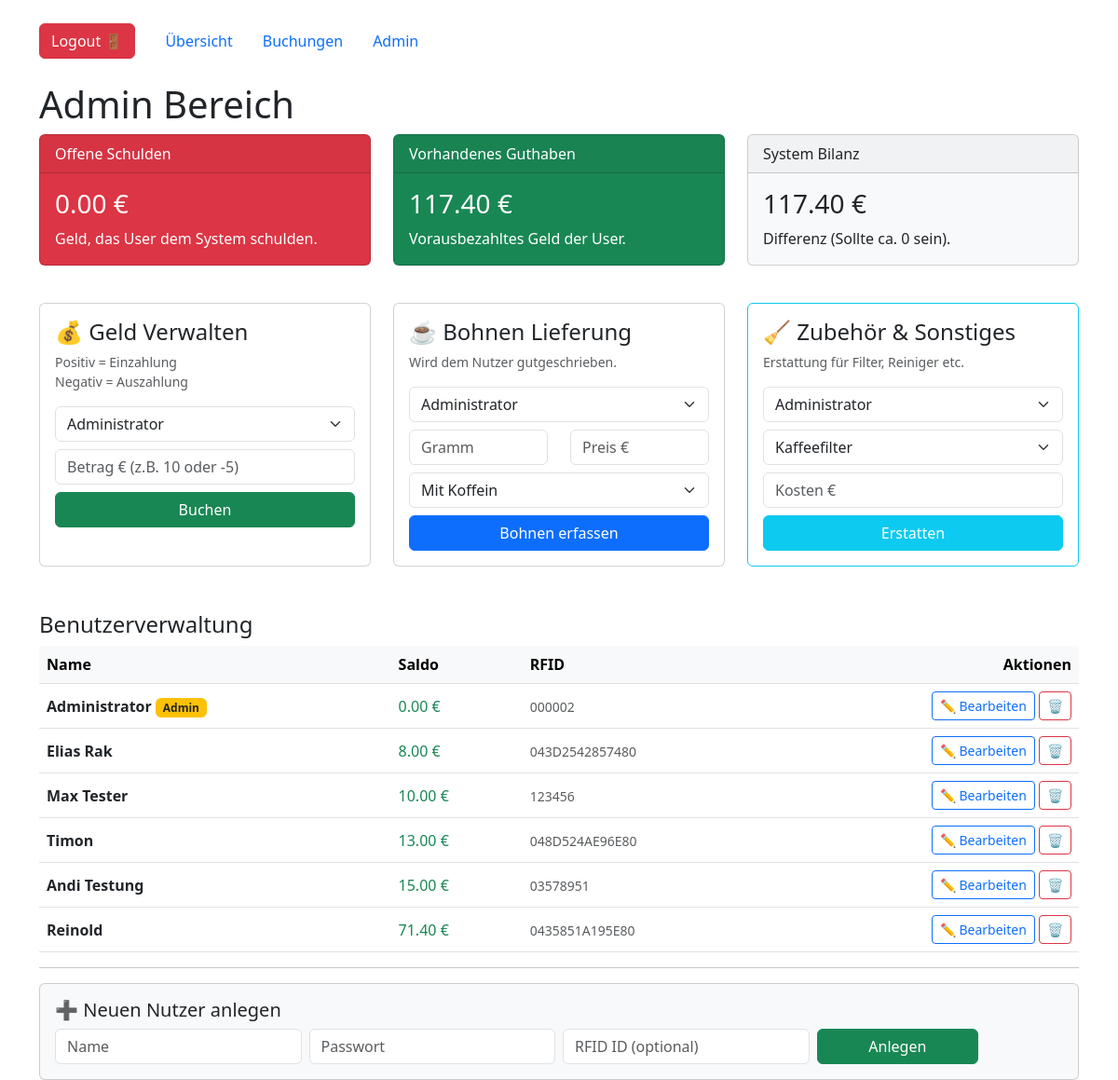
The page /admin (signed in) on the database its author committed.
### tables this page shows
CREATE TABLE users (
                    id INTEGER PRIMARY KEY AUTOINCREMENT,
                    name TEXT NOT NULL UNIQUE,
                    rfid_uid TEXT UNIQUE,
                    password_hash TEXT,
                    is_admin INTEGER DEFAULT 0,
                    saldo REAL DEFAULT 0.0
                );

### app.py (the view)
@app.route('/admin')
@login_required
def admin():
    if not current_user.is_admin: return "Zugriff verweigert", 403
    conn = get_db()
    users = conn.execute("SELECT * FROM users ORDER BY saldo ASC").fetchall()
    finanzen = get_financial_health(conn)
    conn.close()
    return render_template('admin.html', users=users, finanzen=finanzen)

### app.py (called while the page is built)
def get_db():
    conn = sqlite3.connect(DB_NAME)
    conn.row_factory = sqlite3.Row
    return conn

def get_financial_health(conn):
    guthaben_summe = conn.execute("SELECT SUM(saldo) FROM users WHERE saldo > 0").fetchone()[0] or 0
    schulden_summe = conn.execute("SELECT SUM(saldo) FROM users WHERE saldo < 0").fetchone()[0] or 0
    return {
        'summe_guthaben': guthaben_summe,
        'summe_schulden': schulden_summe,
        'bilanz': guthaben_summe + schulden_summe
    }

@login_manager.user_loader
def load_user(user_id):
    conn = get_db()
    u = conn.execute("SELECT * FROM users WHERE id = ?", (user_id,)).fetchone()
    conn.close()
    if u:
        return User(u['id'], u['name'], u['is_admin'], u['saldo'])
    return None

### templates/admin.html (shortened to what this page needs)
{% extends "base.html" %}
{% block content %}
<h1>Admin Bereich</h1>
<div class="row mb-4">
    <div class="col-md-4">
        <div class="card text-white bg-danger mb-3">
            <div class="card-header">Offene Schulden</div>
            <div class="card-body">
                <h3 class="card-title">{{ "%.2f"|format(finanzen.summe_schulden) }} €</h3>
                <p class="card-text">Geld, das User dem System schulden.</p>
            </div>
        </div>
    </div>
    <div class="col-md-4">
        <div class="card text-white bg-success mb-3">
            <div class="card-header">Vorhandenes Guthaben</div>
            <div class="card-body">
                <h3 class="card-title">{{ "%.2f"|format(finanzen.summe_guthaben) }} €</h3>
                <p class="card-text">Vorausbezahltes Geld der User.</p>
            </div>
        </div>
    </div>
    <div class="col-md-4">
        <div class="card text-dark bg-light mb-3">
            <div class="card-header">System Bilanz</div>
            <div class="card-body">
                <h3 class="card-title">{{ "%.2f"|format(finanzen.bilanz) }} €</h3>
                <p class="card-text">Differenz (Sollte ca. 0 sein).</p>
            </div>
        </div>
    </div>
</div>
<div class="row mt-4">
    <div class="col-md-4">
        <div class="card p-3 h-100">
            <h4>💰 Geld Verwalten</h4>
            <p class="text-muted small">Positiv = Einzahlung<br>Negativ = Auszahlung</p>
            <form action="{{ url_for('admin_action') }}" method="POST">
                <select name="user_id" class="form-select mb-2">
                    {% for u in users %} <option value="{{ u.id }}">{{ u.name }}</option> {% endfor %}
                </select>
                <input type="number" step="0.10" name="betrag" placeholder="Betrag € (z.B. 10 oder -5)" class="form-control mb-2" required>
                <button class="btn btn-success w-100">Buchen</button>
            </form>
        </div>
    </div>
    <div class="col-md-4">
        <div class="card p-3 h-100">
            <h4>☕ Bohnen Lieferung</h4>
            <p class="text-muted small">Wird dem Nutzer gutgeschrieben.</p>
            <form action="{{ url_for('admin_action') }}" method="POST">
                <select name="user_id" class="form-select mb-2">
                    {% for u in users %} <option value="{{ u.id }}">{{ u.name }}</option> {% endfor %}
                </select>
                <div class="row">
                    <div class="col"><input type="number" name="menge" placeholder="Gramm" class="form-control mb-2" required></div>
                    <div class="col"><input type="number" step="0.01" name="preis" placeholder="Preis €" class="form-control mb-2" required></div>
                </div>
                <select name="sorte" class="form-select mb-2">
                    <option value="Koffein">Mit Koffein</option>
                </select>
                <button class="btn btn-primary w-100">Bohnen erfassen</button>
            </form>
        </div>
    </div>
    <div class="col-md-4">
        <div class="card p-3 h-100 border-info">
            <h4>🧹 Zubehör & Sonstiges</h4>
            <p class="text-muted small">Erstattung für Filter, Reiniger etc.</p>
            <form action="{{ url_for('admin_action') }}" method="POST">
                <select name="user_id" class="form-select mb-2">
                    {% for u in users %} <option value="{{ u.id }}">{{ u.name }}</option> {% endfor %}
                </select>
                <select name="kategorie" class="form-select mb-2">
                    <option value="Kaffeefilter">Kaffeefilter</option>
                </select>
                <input type="number" step="0.01" name="betrag" placeholder="Kosten €" class="form-control mb-2" required>
                <button class="btn btn-info text-white w-100">Erstatten</button>
            </form>
        </div>
    </div>
</div>
<div class="mt-5">
    <h4>Benutzerverwaltung</h4>
    <table class="table table-hover align-middle">
        <thead class="table-light">
            <tr>
                <th>Name</th>
                <th>Saldo</th>
                <th>RFID</th>
                <th class="text-end">Aktionen</th>
            </tr>
        </thead>
        <tbody>
            {% for u in users %}
            <tr>
                <td>
                    <strong>{{ u.name }}</strong>
                    {% if u.is_admin %} <span class="badge bg-warning text-dark">Admin</span> {% endif %}
                </td>
                <td class="{{ 'text-danger' if u.saldo < 0 else 'text-success' }}">
                    {{ "%.2f"|format(u.saldo) }} €
                </td>
                <td><small class="text-muted">{{ u.rfid_uid if u.rfid_uid else '-' }}</small></td>
                <td class="text-end">
                    <button type="button" class="btn btn-sm btn-outline-primary" data-bs-toggle="modal" data-bs-target="#editModal{{ u.id }}">
                        ✏ Bearbeiten
                    </button>
                    <form action="{{ url_for('admin_action') }}" method="POST" class="d-inline" onsubmit="return confirm('Wirklich löschen?');">
                        <button class="btn btn-sm btn-outline-danger">🗑</button>
                    </form>
                </td>
            </tr>
            {% endfor %}
        </tbody>
    </table>
    <hr>
    <div class="card p-3 bg-light">
        <h5>➕ Neuen Nutzer anlegen</h5>
        <form action="{{ url_for('admin_action') }}" method="POST" class="row g-2 align-items-center">
            <div class="col-md-3">
                <input type="text" name="name" placeholder="Name" class="form-control" required>
            </div>
            <div class="col-md-3">
                <input type="password" name="password" placeholder="Passwort" class="form-control" required>
            </div>
            <div class="col-md-3">
                <input type="text" name="rfid" placeholder="RFID ID (optional)" class="form-control">
            </div>
            <div class="col-md-2">
                <button class="btn btn-success w-100">Anlegen</button>
            </div>
        </form>
    </div>
</div>
{% endblock %}

### rows shown on the page
users: name "Administrator", is_admin "Admin", saldo "0.00", rfid_uid "000002"
users: name "Elias Rak", saldo "8.00", rfid_uid "043D2542857480"
users: name "Max Tester", saldo "10.00", rfid_uid "123456"
users: name "Timon", saldo "13.00", rfid_uid "048D524AE96E80"
users: name "Andi Testung", saldo "15.00", rfid_uid "03578951"
users: name "Reinold", saldo "71.40", rfid_uid "0435851A195E80"

### other values the page prints
{{ "%.2f"|format(finanzen.summe_schulden) }} "0.00"
{{ "%.2f"|format(finanzen.summe_guthaben) }} "117.40"
{{ "%.2f"|format(finanzen.bilanz) }} "117.40"
form field user_id "Administrator"
